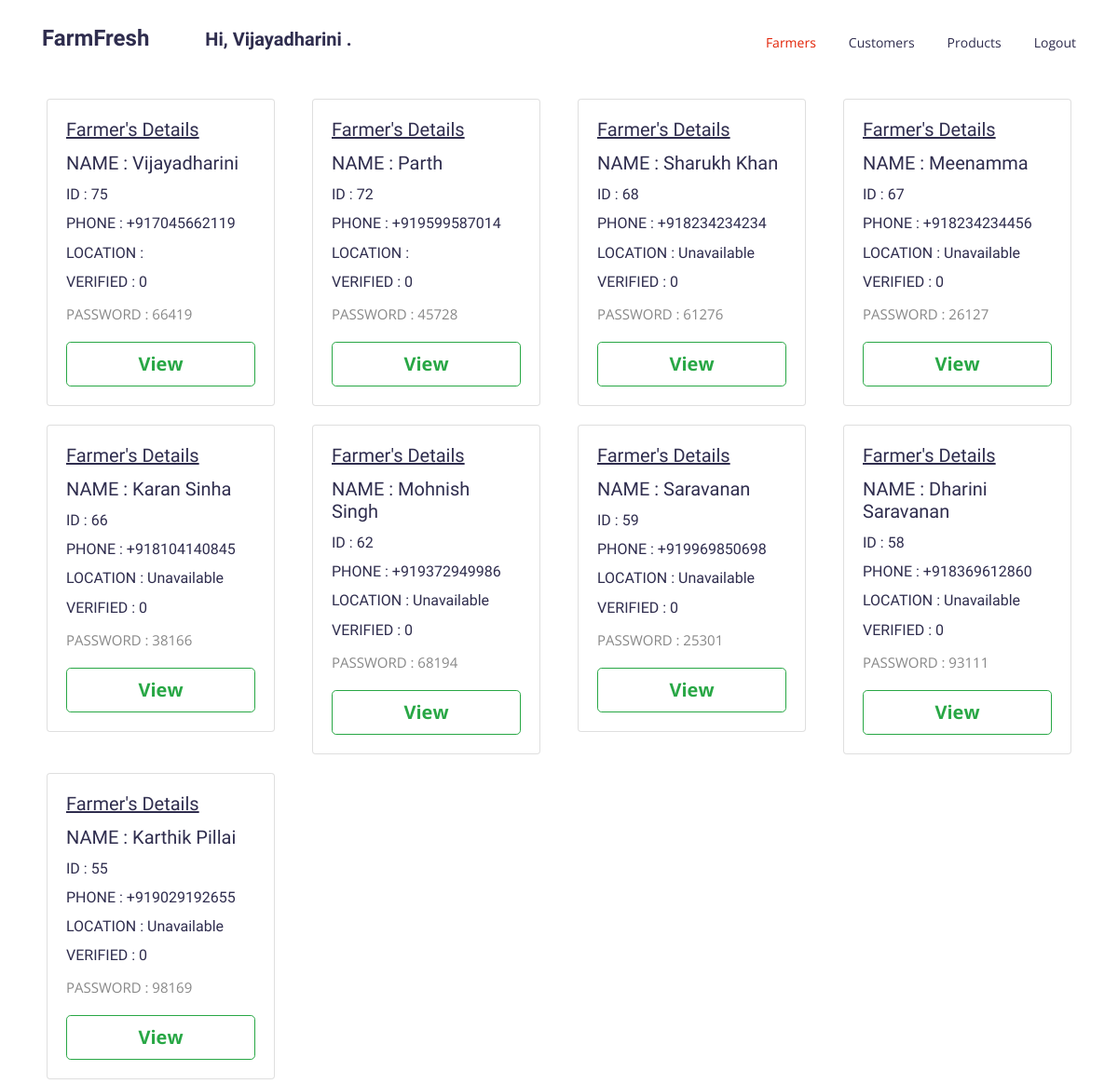
The page /adminPanel.php?toview=farmers (signed in) on the database as committed earlier.
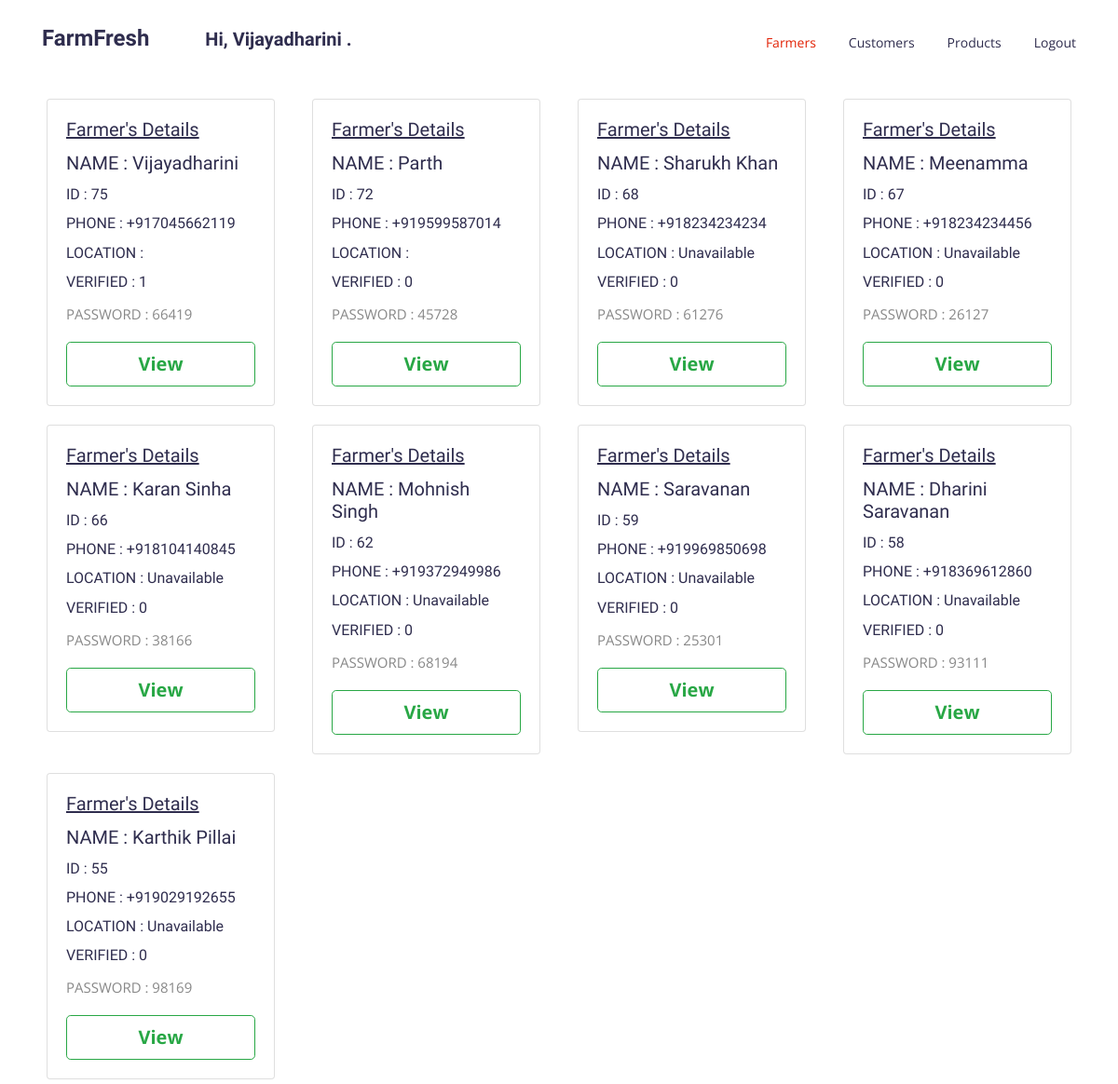
The same page on the database as committed later.
### tables this page shows
CREATE TABLE IF NOT EXISTS `farmers` (
  `id` int(11) NOT NULL AUTO_INCREMENT,
  `phone` text NOT NULL,
  `password` text NOT NULL,
  `name` text DEFAULT NULL,
  `location` text DEFAULT NULL,
  `verified` int(11) NOT NULL DEFAULT 0,
  PRIMARY KEY (`id`)
);

### adminPanel.php (the view, shortened to what this page needs)
<!DOCTYPE html>
<html>
<head>
  <link rel="stylesheet" href="vendors/bootstrap/bootstrap.min.css">
  <link rel="stylesheet" href="vendors/themify-icons/themify-icons.css">
  <link rel="stylesheet" href="vendors/owl-carousel/owl.theme.default.min.css">
  <link rel="stylesheet" href="vendors/owl-carousel/owl.carousel.min.css">
  <link rel="stylesheet" href="vendors/Magnific-Popup/magnific-popup.css">
  <link rel="stylesheet" href="css/style.css">
  <link rel="stylesheet" type="text/css" href="adminPanel.css">
</head>
<body>
  <header class="header_area">
    <div class="main_menu">
      <nav class="navbar navbar-expand-lg navbar-light">
        <div class="container box_1620">
          <a class="navbar-brand logo_h" href="index.html"><b><h3>FarmFresh</h3></b></a>
          <?php
            if(isset($_SESSION['adminName'])){
              $str="<p class=\"navbar-brand logo_h\"><b><h5>Hi, ".ucwords($_SESSION['adminName']).".</h5></b></p>";
              echo $str;
            }
          ?>
          <div class="collapse navbar-collapse offset" id="navbarSupportedContent">
            <ul class="nav navbar-nav menu_nav justify-content-end">
              <li class="nav-item <?php if($_GET['toview']=="farmers"){echo "active";}?>"><a href="adminPanel.php?toview=farmers" class="nav-link" >Farmers</a></li>
              <li class="nav-item <?php if($_GET['toview']=="customers"){echo "active";}?>"><a href="adminPanel.php?toview=customers" class="nav-link" >Customers</a></li>
              <li class="nav-item <?php if($_GET['toview']=="products"){echo "active";}?>"><a href="adminPanel.php?toview=allproducts" class="nav-link" >Products</a></li>
              <?php
                if(isset($_SESSION['adminName'])){
                  $str="<li class=\"nav-item\"><a class=\"nav-link\" href=\"logoutClicked.php\">Logout</a></li>";
                  echo $str;
                }
              ?>
            </ul>
          </div>
        </div>
      </nav>
    </div>
  </header>
<div class="container">
    <div class="row">
	  <?php
	  	include 'dataBaseConstants.php';
	        $link=mysqli_connect('localhost',$user,$pass,$db);
	        if(mysqli_connect_error()){
	          $error="There was an error connecting to DB!";
	        }else{
	        	if(isset($_GET['toview'])){
		        	$toview=$_GET['toview'];
		        	if ($toview=="farmers") {
		        		$query="SELECT * FROM farmers ORDER BY id DESC";
		          		$result=mysqli_query($link,$query);
		          		while ($row=mysqli_fetch_array($result)) {
		          			$name=$row['name'];
		          			$id=$row['id'];
		          			$phone=$row['phone'];
		          			$location=$row['location'];
		          			$verified=$row['verified'];
		          			$password=$row['password'];
		          			$str="
		          				<div class=\"col-lg-3 col-md-4 col-sm-6\">
						          <div class=\"card\">
						            <div class=\"card-body\">
						              <h5 class=\"card-title\"><u>Farmer's Details</u></h5>
						              <h5 class=\"card-title\">NAME : $name</h5>
						              <h6 class=\"card-title\">ID : $id</h6>
						              <h6 class=\"card-title\">PHONE : $phone</h6>
						              <h6 class=\"card-title\">LOCATION : $location</h6>
						              <h6 class=\"card-title\">VERIFIED : $verified</h6>
						              <p class=\"card-text\">PASSWORD : $password</p>
						              <a href=\"#\" class=\"btn btn-outline-success btn-lg btn-block\"><b>View</b></a>
						            </div>
						          </div>
						        </div>
		          			";
		          			echo $str;
		          		}
		        	}
		        }
	    }
	  ?>
	</div>
</div>
</body>
</html>

Rows that differ between the two databases and show on the page:
changed farmers "Vijayadharini": verified "0" → "1"
